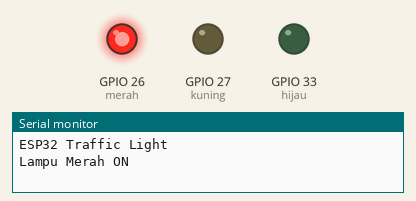
This program was run on a simulated ESP32. Parts: output pins drawn as LEDs (lit = HIGH), the last lines printed to the serial monitor.

Above: at 2.5 s.
At 6.0 s:
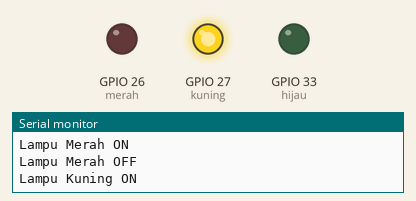
At 9.5 s:
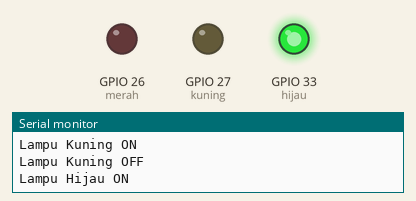
Timing chart, 0 to 15.6 s (numbered marks = the images above):
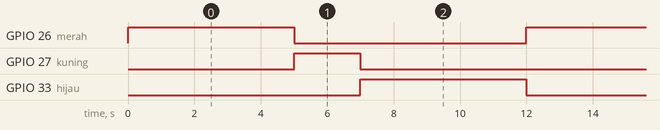

Measured:
- by itself, GPIO 26 (merah), GPIO 33 (hijau): alternates HIGH for 5.0 s and LOW for 7.0 s
- by itself, GPIO 27 (kuning): alternates HIGH for 2.0 s and LOW for 10.0 s
- by itself, everything shown: repeats every 12.0 s, in 4 steps

The program:

main.cpp
```cpp
#include <Arduino.h>

int merah = 26;
int kuning = 27;
int hijau = 33;

void setup() {
    Serial.begin(115200);
    Serial.println("ESP32 Traffic Light");


    pinMode(merah, OUTPUT);
    pinMode(kuning, OUTPUT);
    pinMode(hijau, OUTPUT);
}

void loop() {

    digitalWrite(merah, HIGH);
    Serial.println("Lampu Merah ON");
    delay(5000);
    digitalWrite(merah, LOW);
    Serial.println("Lampu Merah OFF");


    digitalWrite(kuning, HIGH);
    Serial.println("Lampu Kuning ON");
    delay(2000);
    digitalWrite(kuning, LOW);
    Serial.println("Lampu Kuning OFF");


    digitalWrite(hijau, HIGH);
    Serial.println("Lampu Hijau ON");
    delay(5000);
    digitalWrite(hijau, LOW);
    Serial.println("Lampu Hijau OFF");
}
```
